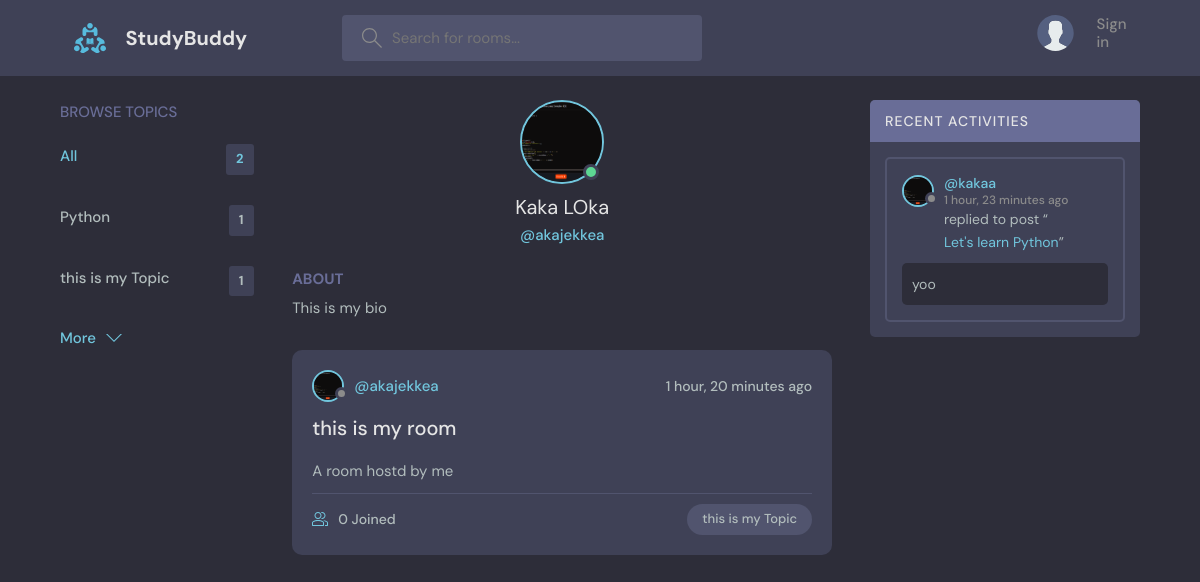
The page /profile/2 on the database its author committed.
### base/models.py (models this page shows, shortened)
class Topic(models.Model):
  name = models.CharField(max_length=200)

class User(AbstractUser):
  name = models.CharField(max_length=200, null=True)
  email = models.EmailField(null=True, unique=True)
  bio = models.TextField(null=True)
  avatar = models.ImageField(null=True, default="avatar.svg")
  USERNAME_FIELD = 'email'
  REQUIRED_FIELDS = []

class Room(models.Model):
  host = models.ForeignKey(User, on_delete=models.SET_NULL, null=True)
  topic = models.ForeignKey(Topic, on_delete=models.SET_NULL, null=True)
  name = models.CharField(max_length=200)
  description = models.TextField(null=True, blank=True)
  participants = models.ManyToManyField(User, related_name="participants", blank=True)
  updated = models.DateTimeField(auto_now=True)
  created = models.DateTimeField(auto_now_add=True)
  class Meta:
    ordering = ['-updated', '-created']
  def __str__(self):
    return self.name

class Message(models.Model):
  user = models.ForeignKey(User, on_delete=models.CASCADE)
  room = models.ForeignKey(Room, on_delete=models.CASCADE)
  body = models.TextField()
  updated = models.DateTimeField(auto_now=True)
  created = models.DateTimeField(auto_now_add=True)
  class Meta:
    ordering = ['-updated', '-created']
  def __str__(self):
    return self.body[0:50]

### base/views.py (the view)
# urls.py: path('profile/<str:pk>', views.userProfile, name='user-profile'),
def userProfile(request, pk):
  user =User.objects.get(id=pk)
  rooms = user.room_set.all()
  room_messages = user.message_set.all()
  topics = Topic.objects.all()
  context = {'user': user, 'rooms': rooms, 'room_messages': room_messages, 'topics': topics}
  return render(request, 'base/profile.html', context)

### base/templates/base/profile.html (shortened to what this page needs)
{% extends 'main.html' %} {% block content %}
<main class="profile-page layout layout--3">
  <div class="container">
    <div>{% include 'base/topics_component.html' %}</div>
    <div class="roomList">
      <div class="profile">
        <div class="profile__avatar">
          <div class="avatar avatar--large active">
            <img src="{{user.avatar.url}}" />
          </div>
        </div>
        <div class="profile__info">
          <h3>{{ user.first_name }} {{ user.last_name }}</h3>
          <p>@{{user.username}}</p>
        </div>
        <div class="profile__about">
          <h3>About</h3>
          <p>
            {{user.bio}}
          </p>
        </div>
      </div>
      <div>{% include 'base/feed_component.html' %}</div>
    </div>
    <div>{% include 'base/activity_component.html' %}</div>
  </div>
</main>
{% endblock content %}

### base/templates/base/topics_component.html
    <div class="topics">
      <div class="topics__header">
        <h2>Browse Topics</h2>
      </div>
      <ul class="topics__list">
        <li>
          <a href="{% url 'home' %}" class="active">All <span>{{topics.count}}</span></a>
        </li>
        {% for topic in topics %}
        <li>
          <a href="{% url 'home' %}?q={{topic.name}}">{{topic.name}} <span>{{topic.room_set.all.count}}</span></a>
        </li>
        {% endfor %}
      </ul>
      <a class="btn btn--link" href="{% url 'topics' %}">
        More
        <svg
          version="1.1"
          xmlns="http://www.w3.org/2000/svg"
          width="32"
          height="32"
          viewBox="0 0 32 32"
        >
          <title>chevron-down</title>
          <path d="M16 21l-13-13h-3l16 16 16-16h-3l-13 13z"></path>
        </svg>
      </a>
    </div>

### base/templates/base/feed_component.html (shortened to what this page needs)
{% for room in rooms %}
<div class="roomListRoom">
  <div class="roomListRoom__header">
    <a
      href="{% url 'user-profile' room.host.id %}"
      class="roomListRoom__author"
    >
      <div class="avatar avatar--small">
        <img src="{{room.host.avatar.url}}" />
      </div>
      <span>@{{room.host.username}}</span>
    </a>
    <div class="roomListRoom__actions">
      <span>{{room.created |timesince}} ago</span>
    </div>
  </div>
  <div class="roomListRoom__content">
    <a href="{% url 'room' room.id %}">{{room.name}}</a>
    <p>{{room.description}}</p>
  </div>
  <div class="roomListRoom__meta">
    <a href="{% url 'room' room.id %}" class="roomListRoom__joined">
      {{room.participants.all.count}} Joined
    </a>
    <p class="roomListRoom__topic">{{room.topic.name}}</p>
  </div>
</div>
{% endfor %}

### base/templates/base/activity_component.html (shortened to what this page needs)
<div class="activities">
  <div class="activities__header">
    <h2>Recent Activities</h2>
  </div>
  {% for message in room_messages %}
  <div class="activities__box">
    <div class="activities__boxHeader roomListRoom__header">
      <a
        href="{% url 'user-profile' message.user.id %}"
        class="roomListRoom__author"
      >
        <div class="avatar avatar--small">
          <img src="{{message.user.avatar.url}}" />
        </div>
        <p>
          @{{message.user.name}}
          <span>{{message.created |timesince}} ago</span>
        </p>
      </a>
    </div>
    <div class="activities__boxContent">
      <p>
        replied to post “<a href="{% url 'room' message.room.id %}"
          >{{message.room}}</a
        >”
      </p>
      <div class="activities__boxRoomContent">{{message}}</div>
    </div>
  </div>
  {% endfor %}
</div>

### rows shown on the page
Topic: name "Python", room_set.all.count "1"
Topic: name "this is my Topic", room_set.all.count "1"
User: avatar (picture), first_name "Kaka", last_name "LOka", username "akajekkea", bio "This is my bio"
Room: host.avatar (picture), host.username "akajekkea", created "1 hour, 20 minutes", name "this is my room", description "A room hostd by me", participants.all.count "0", topic.name "this is my Topic"
Message: user.avatar (picture), user.name "kakaa", created "1 hour, 23 minutes", room "Let's learn Python", body "yoo"

### other values the page prints
{{ topics.count }} "2"
